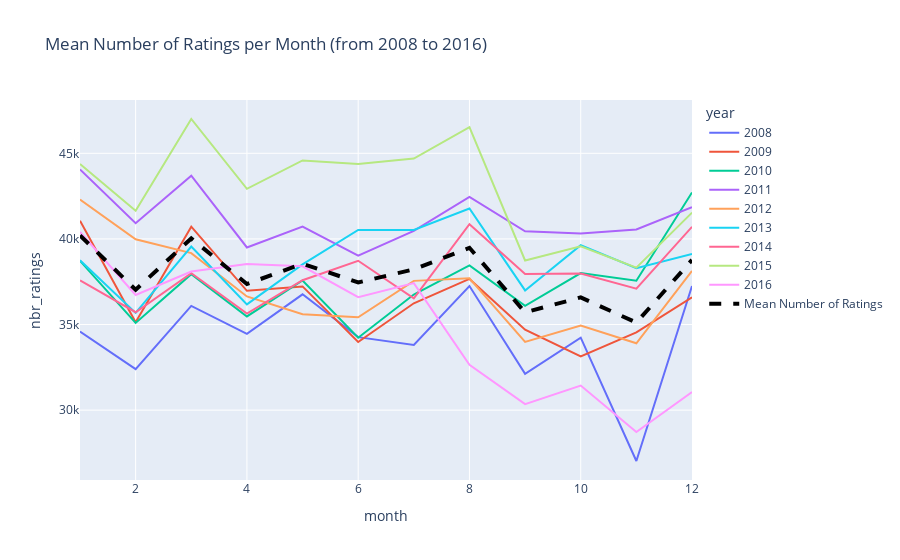

Notebook code cell kept with this figure:
### Markdown cell above
Let's observe the count of good ratings now. As precised above, a rating is considered as good when it is over the average mean of the dataset.

### Code cell
# Create a new dataframe with the number of ratings per year_month
year_month_ratings_count_df = pd.DataFrame({'year_month': year_month_ratings_count.index, 'nbr_ratings': year_month_ratings_count.values})

# Create column year and month
year_month_ratings_count_df['year'] = year_month_ratings_count_df['year_month'].dt.year
year_month_ratings_count_df['month'] = year_month_ratings_count_df['year_month'].dt.month

# Keep only rows where the year is greater than 2011 and less than 2017 
year_month_ratings_count_filtered = year_month_ratings_count_df[(year_month_ratings_count_df.year >= 2008) & (year_month_ratings_count_df.year < 2017)]

# Compute the mean number of ratings per month
mean_ratings_per_month = year_month_ratings_count_filtered.groupby('month')['nbr_ratings'].mean().reset_index(name='mean_nbr_ratings')

# Plot with plotly the mean number of ratings per month
fig = px.line(year_month_ratings_count_filtered, x='month', y='nbr_ratings', color='year', title='Mean Number of Ratings per Month (from 2008 to 2016)')
fig.add_trace(go.Scatter(x=year_month_ratings_count_filtered.month, y=mean_ratings_per_month.mean_nbr_ratings, mode='lines', name='Mean Number of Ratings', line=dict(color='black', dash='dash', width=4)))

fig.show()

### Figure 1 — Plotly figure (JSON) as saved in the notebook; plotly's stock layout.template omitted (floating-point values rounded to 4 significant figures)
{"data": [{"hovertemplate": "year=2008<br>month=%{x}<br>nbr_ratings=%{y}<extra></extra>", "legendgroup": "2008", "line": {"color": "#636efa", "dash": "solid"}, "marker": {"symbol": "circle"}, "mode": "lines", "name": "2008", "orientation": "v", "showlegend": true, "type": "scatter", "x": [1, 2, 3, 4, 5, 6, 7, 8, 9, 10, 11, 12], "xaxis": "x", "y": [34593, 32398, 36089, 34451, 36764, 34264, 33802, 37247, 32124, 34235, 27029, 37254], "yaxis": "y"}, {"hovertemplate": "year=2009<br>month=%{x}<br>nbr_ratings=%{y}<extra></extra>", "legendgroup": "2009", "line": {"color": "#EF553B", "dash": "solid"}, "marker": {"symbol": "circle"}, "mode": "lines", "name": "2009", "orientation": "v", "showlegend": true, "type": "scatter", "x": [1, 2, 3, 4, 5, 6, 7, 8, 9, 10, 11, 12], "xaxis": "x", "y": [41066, 35136, 40716, 36968, 37226, 33980, 36240, 37665, 34699, 33137, 34539, 36594], "yaxis": "y"}, {"hovertemplate": "year=2010<br>month=%{x}<br>nbr_ratings=%{y}<extra></extra>", "legendgroup": "2010", "line": {"color": "#00cc96", "dash": "solid"}, "marker": {"symbol": "circle"}, "mode": "lines", "name": "2010", "orientation": "v", "showlegend": true, "type": "scatter", "x": [1, 2, 3, 4, 5, 6, 7, 8, 9, 10, 11, 12], "xaxis": "x", "y": [38722, 35091, 37943, 35471, 37573, 34226, 36752, 38450, 36096, 38002, 37560, 42714], "yaxis": "y"}, {"hovertemplate": "year=2011<br>month=%{x}<br>nbr_ratings=%{y}<extra></extra>", "legendgroup": "2011", "line": {"color": "#ab63fa", "dash": "solid"}, "marker": {"symbol": "circle"}, "mode": "lines", "name": "2011", "orientation": "v", "showlegend": true, "type": "scatter", "x": [1, 2, 3, 4, 5, 6, 7, 8, 9, 10, 11, 12], "xaxis": "x", "y": [44057, 40914, 43693, 39500, 40721, 39024, 40475, 42447, 40441, 40318, 40548, 41852], "yaxis": "y"}, {"hovertemplate": "year=2012<br>month=%{x}<br>nbr_ratings=%{y}<extra></extra>", "legendgroup": "2012", "line": {"color": "#FFA15A", "dash": "solid"}, "marker": {"symbol": "circle"}, "mode": "lines", "name": "2012", "orientation": "v", "showlegend": true, "type": "scatter", "x": [1, 2, 3, 4, 5, 6, 7, 8, 9, 10, 11, 12], "xaxis": "x", "y": [42302, 39981, 39171, 36639, 35600, 35419, 37550, 37701, 33982, 34941, 33903, 38128], "yaxis": "y"}, {"hovertemplate": "year=2013<br>month=%{x}<br>nbr_ratings=%{y}<extra></extra>", "legendgroup": "2013", "line": {"color": "#19d3f3", "dash": "solid"}, "marker": {"symbol": "circle"}, "mode": "lines", "name": "2013", "orientation": "v", "showlegend": true, "type": "scatter", "x": [1, 2, 3, 4, 5, 6, 7, 8, 9, 10, 11, 12], "xaxis": "x", "y": [38752, 35681, 39551, 36174, 38511, 40520, 40527, 41778, 36992, 39633, 38285, 39118], "yaxis": "y"}, {"hovertemplate": "year=2014<br>month=%{x}<br>nbr_ratings=%{y}<extra></extra>", "legendgroup": "2014", "line": {"color": "#FF6692", "dash": "solid"}, "marker": {"symbol": "circle"}, "mode": "lines", "name": "2014", "orientation": "v", "showlegend": true, "type": "scatter", "x": [1, 2, 3, 4, 5, 6, 7, 8, 9, 10, 11, 12], "xaxis": "x", "y": [37577, 35719, 38002, 35638, 37587, 38724, 36532, 40863, 37953, 37984, 37090, 40708], "yaxis": "y"}, {"hovertemplate": "year=2015<br>month=%{x}<br>nbr_ratings=%{y}<extra></extra>", "legendgroup": "2015", "line": {"color": "#B6E880", "dash": "solid"}, "marker": {"symbol": "circle"}, "mode": "lines", "name": "2015", "orientation": "v", "showlegend": true, "type": "scatter", "x": [1, 2, 3, 4, 5, 6, 7, 8, 9, 10, 11, 12], "xaxis": "x", "y": [44376, 41650, 47004, 42924, 44583, 44383, 44696, 46530, 38741, 39565, 38323, 41538], "yaxis": "y"}, {"hovertemplate": "year=2016<br>month=%{x}<br>nbr_ratings=%{y}<extra></extra>", "legendgroup": "2016", "line": {"color": "#FF97FF", "dash": "solid"}, "marker": {"symbol": "circle"}, "mode": "lines", "name": "2016", "orientation": "v", "showlegend": true, "type": "scatter", "x": [1, 2, 3, 4, 5, 6, 7, 8, 9, 10, 11, 12], "xaxis": "x", "y": [40407, 36725, 38097, 38532, 38403, 36596, 37418, 32653, 30351, 31438, 28725, 31056], "yaxis": "y"}, {"line": {"color": "black", "dash": "dash", "width": 4}, "mode": "lines", "name": "Mean Number of Ratings", "type": "scatter", "x": [1, 2, 3, 4, 5, 6, 7, 8, 9, 10, 11, 12, 1, 2, 3, 4, 5, 6, 7, 8, 9, 10, 11, 12, 1, 2, 3, 4, 5, 6, 7, 8, 9, 10, 11, 12, 1, 2, 3, 4, 5, 6, 7, 8, 9, 10, 11, 12, 1, 2, 3, 4, 5, 6, 7, 8, 9, 10, 11, 12, 1, 2, 3, 4, 5, 6, 7, 8, 9, 10, 11, 12, 1, 2, 3, 4, 5, 6, 7, 8, 9, 10, 11, 12, 1, 2, 3, 4, 5, 6, 7, 8, 9, 10, 11, 12, 1, 2, 3, 4, 5, 6, 7, 8, 9, 10, 11, 12], "y": [40210.0, 37030.0, 40030.0, 37370.0, 38552, 37460.0, 38220.0, 39480.0, 35710.0, 36580.0, 35110.0, 38770.0]}], "layout": {"legend": {"title": {"text": "year"}, "tracegroupgap": 0}, "title": {"text": "Mean Number of Ratings per Month (from 2008 to 2016)"}, "xaxis": {"anchor": "y", "domain": [0, 1], "title": {"text": "month"}}, "yaxis": {"anchor": "x", "domain": [0, 1], "title": {"text": "nbr_ratings"}}}}
